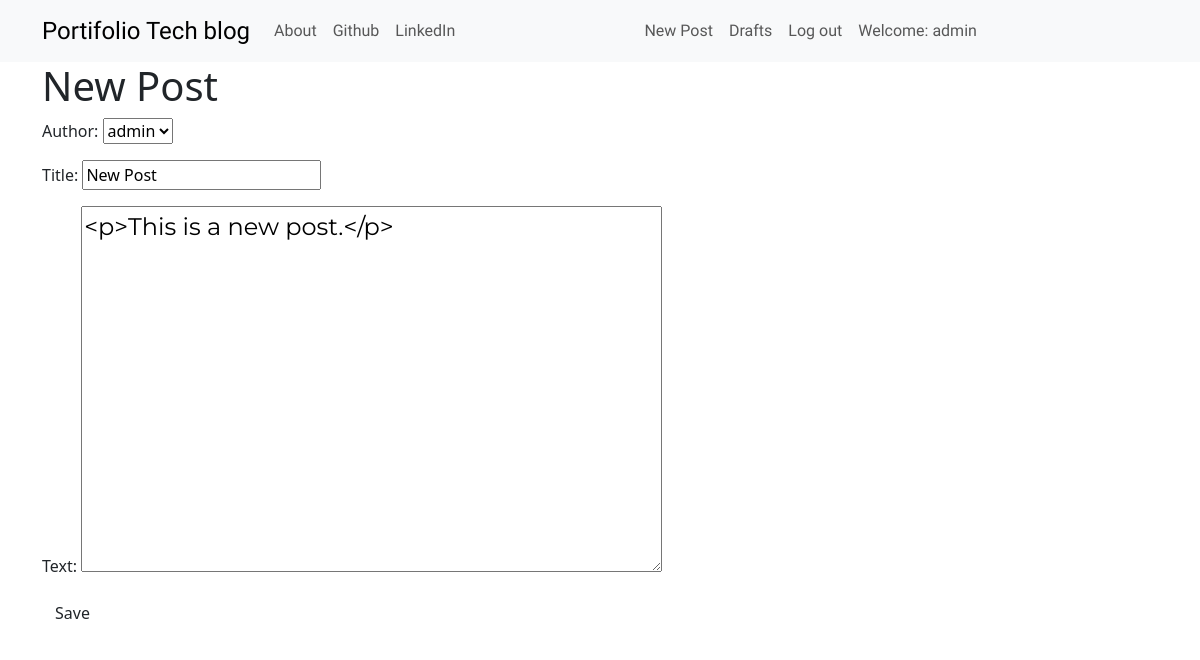
Screenshot of /post/2/edit/ (signed in) with the database file from the repository.
### blog/models.py (models this page shows, shortened)
class Post(models.Model):
    author = models.ForeignKey('auth.User', on_delete=models.CASCADE)
    title = models.CharField(max_length=250)
    text = models.TextField(max_length=2000)
    creation_date = models.DateField(default=timezone.now)
    publication_date = models.DateTimeField(blank=True, null=True)

### blog/views.py (the view)
# urls.py: path('post/<int:pk>/edit/', views.PostUpdateView.as_view(), name='post_update'),
class PostUpdateView(LoginRequiredMixin, UpdateView):
    login_url = 'login/'
    redirect_field_name = 'blog/post_detail.html'
    form_class = PostForm
    model = Post

### blog/forms.py
class PostForm(forms.ModelForm):
    class Meta():
        model = Post
        fields = ('author', 'title', 'text')
        widgets = {
            'title': forms.TextInput(attrs={'class': 'textinputclass'}),
            'text': forms.Textarea(attrs={'class': 'editable medium-editor-textarea postcontent'}),
        }

### blog/templates/blog/post_form.html (shortened to what this page needs)
{% extends 'blog/base.html' %}
{% block content %}
    <h1>New Post</h1>
    <form class="post-form" method="POST">
        {{ form.as_p }}
        <button type="submit" class="save btn btn-default">Save</button>
    </form>
{% endblock %}

### blog/templates/blog/base.html (shortened to what this page needs)
<!DOCTYPE html>
{% load static %}
<html lang="en">
<head>
    <link href="https://cdn.jsdelivr.net/npm/bootstrap@5.3.0-alpha1/dist/css/bootstrap.min.css" rel="stylesheet">
    <link href="https://maxcdn.bootstrapcdn.com/font-awesome/4.7.0/css/font-awesome.min.css" rel="stylesheet">
    <link rel="stylesheet" href="//cdn.jsdelivr.net/npm/medium-editor@latest/dist/css/medium-editor.min.css" type="text/css" media="screen" charset="utf-8">
    <link rel="stylesheet" href="{% static 'css/blog.css' %}">
</head>
<body class="loader">
    <nav class="navbar navbar-expand-lg navbar-light bg-light techfont">
        <div class="container">
            <a class="navbar-brand bigbrand" href="{% url 'post_list' %}">Portifolio Tech blog</a>
            <div class="collapse navbar-collapse order-1 dual-collapse2" id="navbarNav">
                <div class="navbar-nav mr-auto">
                    <a class="nav-item nav-link" href="{% url 'about' %}">About</a>
                    <a class="nav-item nav-link" href="https://github.com/ethomazrosa">Github</a>
                    <a class="nav-item nav-link"
                        href="https://www.linkedin.com/in/elcio-thomaz-pereira-rosa-87998227/">LinkedIn</a>
                </div>
            </div>
            <div class="collapse navbar-collapse order-2 dual-collapse2" id="navbarNav">
                <div class="navbar-nav ml-auto">
                    {% if user.is_authenticated %}
                        <a class="nav-item nav-link" href="{% url 'post_create' %}">New Post</a>
                        <a class="nav-item nav-link" href="{% url 'draft_list' %}">Drafts</a>
                        <a class="nav-item nav-link" href="{% url 'logout' %}">Log out</a>
                        <a class="nav-item nav-link">Welcome: {{ user.username }}</a>
                    {% else %}
                        <a class="nav-item nav-link" href="{% url 'login' %}" aria-label="Login">
                            <span class="fa fa-user" aria-hidden="true"></span></a>
                    {% endif %}
                </div>
            </div>
        </div>
    </nav>
    <div class="content container">
        <div class="row">
            <div class="col-md-8">
              <div class="blog_posts">
                {% block content %}
                {% endblock %}
              </div>
            </div>
        </div>
    </div>
</body>
</html>

### blog/static/css/blog.css (style rules this page uses)
.techfont { font-family: 'Russo One', sans-serif; }
.bigbrand { font-size: 1.5em; }
.postcontent { font-family: 'Montserrat'; font-size: 1.5em; }
.loader { filter: hue-rotate(0deg); color: linear-gradient(45deg, #0f8, #08f); animation: hue 5000ms infinite linear; }

### rows the page displays
Post: author "admin", title "New Post", text "<p>This is a new post.</p>"

### other values shown
{{ user.username }} "admin"
